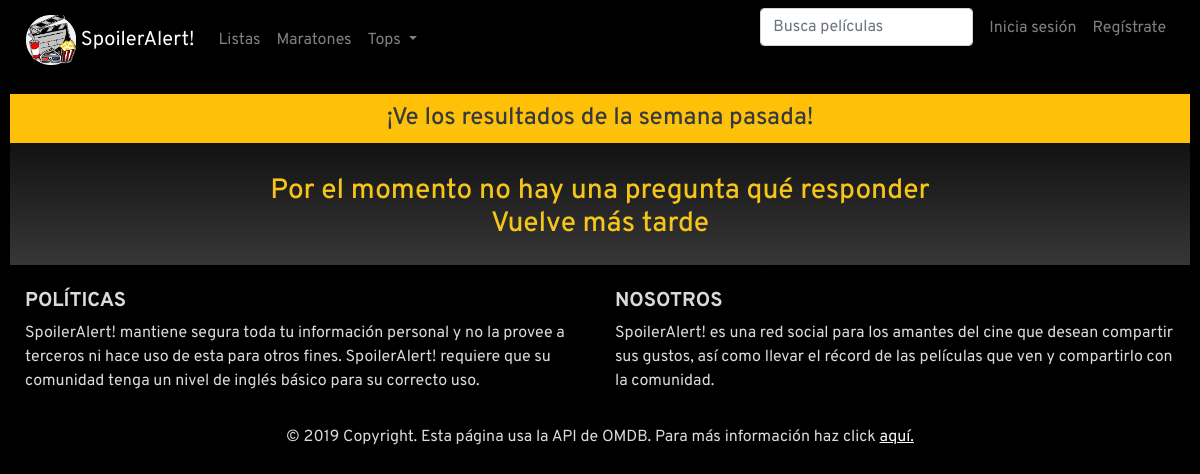
Before: /views/menus/weekly-question.php with the older database file.
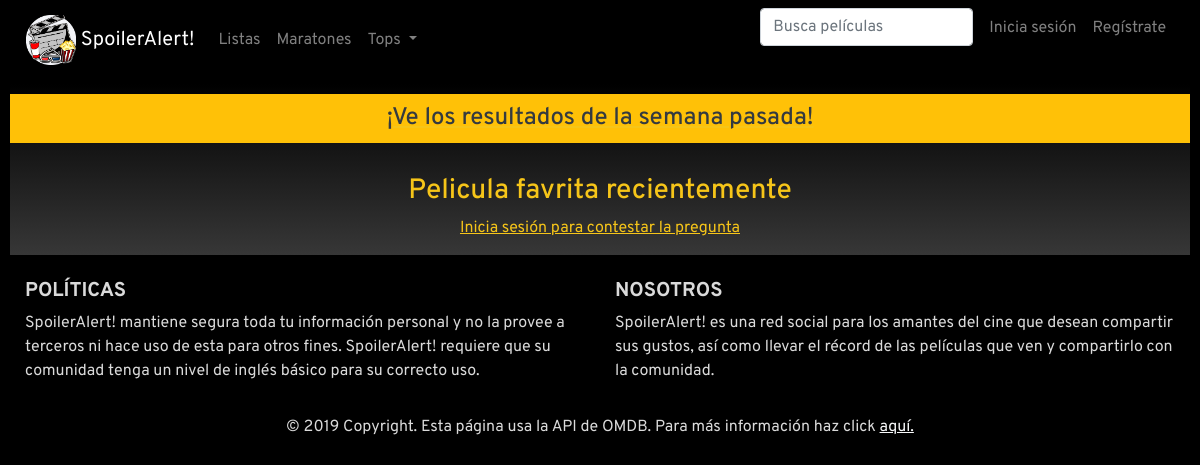
After: the same page with the newer database file.
### tables this page shows
CREATE TABLE `preguntas` (
  `clave` int(11) NOT NULL,
  `pregunta` text NOT NULL,
  `estado` enum('activa','inactiva','cola','') NOT NULL DEFAULT 'cola',
  `fecha` timestamp NOT NULL DEFAULT current_timestamp()
);

### php/Connection.php (called while the page is built, shortened)
<?php
    class Connection
    {
        private $server;
        private $user;
        private $pass;
        private $db;
        public function __construct()
        {
            $this->server = "localhost";
            $this->user = "root";
            $this->pass = "";
            $this->db = "spoileralert";
        }
        public function getConnection()
        {
            $this->connection = mysqli_connect($this->server, $this->user, $this->pass, $this->db) or die('"connection"');
            mysqli_set_charset($this->connection,"utf-8");
            return $this->connection;
        }
    }
?>

### views/menus/weekly-question.php (the view, shortened to what this page needs)
<html lang="es">
<head>
    <link rel="stylesheet" href="https://stackpath.bootstrapcdn.com/bootstrap/4.3.1/css/bootstrap.min.css">
    <link href="../../css/index.css" rel="stylesheet">
    <link href="../../css/styles.css" rel="stylesheet">
    <link href="../../css/communication.css" rel="stylesheet">
    <?php include($_SERVER['DOCUMENT_ROOT'] . '/SpoilerAlert/php/main.php');
          include($_SERVER['DOCUMENT_ROOT'] . '/SpoilerAlert/php/Question.php');
          $quest = new Question(); ?>
</head>
<body>
    <?php getNavBar() ?>
    <div class="questions">
        <a href="weekly-question-result.php">
            <h4 class="bg-warning text-dark weekly">¡Ve los resultados de la semana pasada!</h4>
        </a>
        <br>
        <h3><?php echo $quest->getQuestion();?></h3>
        <?php echo $quest->getSearchBar(); ?>
    </div>
    <div id="footer">
    </div>
</body>
</html>

### php/main.php (shortened to what this page needs)
<?php
    include 'Notification.php';
    include 'Connection.php';
    function getNavBar()
    {
        $nav = '<nav class="mb-1 navbar navbar-expand-lg navbar-dark default-color" id="navbar">
            <div class="sa_nav">
                <a class="navbar-brand" href="index.php">
                    <img  id="sa_nav" src="../../img/logo.png" alt="¡Bienvenido a SA!">
                    <span>SpoilerAlert!</span>
                </a>
            </div>
            <button class="navbar-toggler" type="button" data-toggle="collapse" data-target="#navbarSupportedContent-333"
                aria-controls="navbarSupportedContent-333" aria-expanded="false" aria-label="Toggle navigation">
                <span class="navbar-toggler-icon"></span>
            </button>
            <div class="collapse navbar-collapse" id="navbarSupportedContent-333">
                <ul class="navbar-nav mr-auto">';
        if(isset($_SESSION['username']) && $_SESSION['username']=="admin")
        {
            $nav .= '<li class="nav-item">
                        <a class="nav-link" href="reports.php">Reportes</a>
                    </li>
                    <li class="nav-item">
                        <a class="nav-link" href="review-marathons.php">Revisar maratones</a>
                    </li>
                    <li class="nav-item">
                        <a class="nav-link" href="review-questions.php">Preguntas semanales</a>
                    </li>
                </ul>';
        }
        else
        {
            $nav .= '<li class="nav-item">
                        <a class="nav-link" href="#">Listas
                        </a>
                    </li>
                    <li class="nav-item">
                        <a class="nav-link" href="#">Maratones</a>
                    </li>
                    <li class="nav-item dropdown">
                        <a class="nav-link dropdown-toggle" id="navbarDropdownMenuLink-333" data-toggle="dropdown"
                            aria-haspopup="true" aria-expanded="false">
                            Tops
                        </a>
                        <div class="dropdown-menu dropdown-default" aria-labelledby="navbarDropdownMenuLink-333">
                            <a class="dropdown-item bg-light" href="#">Semanales</a>
                            <a class="dropdown-item bg-light" href="#">Globales</a>
                        </div>
                    </li>
                </ul>';
        }
            $nav .= '<ul class="navbar-nav ml-auto nav-flex-icons">
                    <li class="nav-item">
                        <form class="form-inline" action="search.php" method="GET">
                            <div class="md-form my-0">
                                <input class="form-control mr-sm-2" type="text" placeholder="Busca películas"
                                    aria-label="Search" name="title">
                            </div>
                        </form>
                    </li>';
        if(isset($_SESSION['username']))
        {
            $notifications = new Notification($_SESSION['username']);
            $nav .= $notifications->getNav();
            $nav .= '<li class="nav-item dropdown">
            <a title="Nuevo" class="nav-link dropdown-toggle" id="navbarDropdownMenuLink-222" data-toggle="dropdown"
                aria-haspopup="true" aria-expanded="false">
                <i class="fas fa-plus"></i>
            </a>
            <div class="dropdown-menu dropdown-menu-right dropdown-default"
                aria-labelledby="navbarDropdownMenuLink-222">
                <a class="dropdown-item bg-light" href="new-playlist.php">Lista de reproducción</a>
                <a class="dropdown-item bg-light" href="new-marathon.php">Maraton</a>
            </div>
            </li>  ';
            $nav .= '<li class="nav-item dropdown">
            <a title="Perfil" class="nav-link dropdown-toggle" id="navbarDropdownMenuLink-333" data-toggle="dropdown"
                aria-haspopup="true" aria-expanded="false">
                <i class="fas fa-user"></i>
            </a>
            <div class="dropdown-menu dropdown-menu-right dropdown-default"
                aria-labelledby="navbarDropdownMenuLink-333">
                <a class="dropdown-item bg-white" href="../../php/my-profile.php"><span class="font-weight-bold">
                '.$_SESSION['username'].'</span><br>Perfil</br></a>
                <a class="dropdown-item bg-light" href="configure.php">Administrar cuenta</a>
                <a class="dropdown-item bg-light" href="#" onclick="logout()"><span class="font-weight-bold">Cerrar sesión</span></a>
            </div>
            </li>';
        }
        else
        {
            $nav .= '<li class="nav-item sa_link">
            <a class="nav-link" href="login.php">Inicia sesión</a>&nbsp;&nbsp;
            </li> <li class="nav-item sa_link">
            <a class="nav-link" href="register.php">Regístrate</a>
            </li>' ;
        }
        $nav .= '</ul>
        </div>
        </nav>';
        echo $nav;
        return $nav;
    }
?>

### php/Question.php (shortened to what this page needs)
<?php
    include_once("Connection.php");
    class Question
    {
        public $user;
        public $active;
        public function __construct()
        {
            if(isset($_SESSION['username']))
            {
                $this->user = $_SESSION['username'];
            }
            else
            {
                $this->user = null;
            }
        }
        public function getQuestion()
        {
            $temp = new Connection();
            $conn = $temp->getConnection();
            $sql = "SELECT pregunta FROM preguntas WHERE estado = 'activa'";
            $rs = mysqli_query($conn,$sql);
            if($rs && $rs->num_rows>0)
            {
                $this->active = true;
                $data = mysqli_fetch_assoc($rs);
                return $data['pregunta'];
            }
            else
            {
                $this->active=false;
                return "Por el momento no hay una pregunta qué responder<br>Vuelve más tarde";
            }
        }
        public function getSearchBar()
        {
            if($this->user == null && $this->active)
            {
                return '<a href="login.php">Inicia sesión para contestar la pregunta</a>';
            }
            else
            {
                return "";
            }
        }
    }
?>

### css/index.css (style rules this page uses)
body { background-color: #000000; font-family: 'Overpass'; margin-left: 10px; margin-right: 10px; }
.sa_nav { background-color: #000000; text-align: center; }
.sa_nav img { width: 50px; }
.sa_nav span { color: white; align-content: center; }
.sa_link a { text-decoration: none; color: antiquewhite; }
.weekly { padding-top: 10px; padding-bottom: 10px; }

### css/communication.css (style rules this page uses)
.questions { padding-top: 10px; background: linear-gradient(180deg, rgba(0, 0, 0, 1) 0%, rgba(55, 55, 55, 1) 100%); text-align: center; color: #F6C519; align-content: center; padding-bottom: 15px; }
.questions a { color: #F6C519; text-decoration: underline; }

Changed rows visible on the page:
added preguntas: pregunta "Pelicula favrita recientemente"
Other visible differences:
text no longer shown: "Por el momento no hay una pregunta qué responder Vuelve más tarde"
text now shown: "Inicia sesión para contestar la pregunta"
